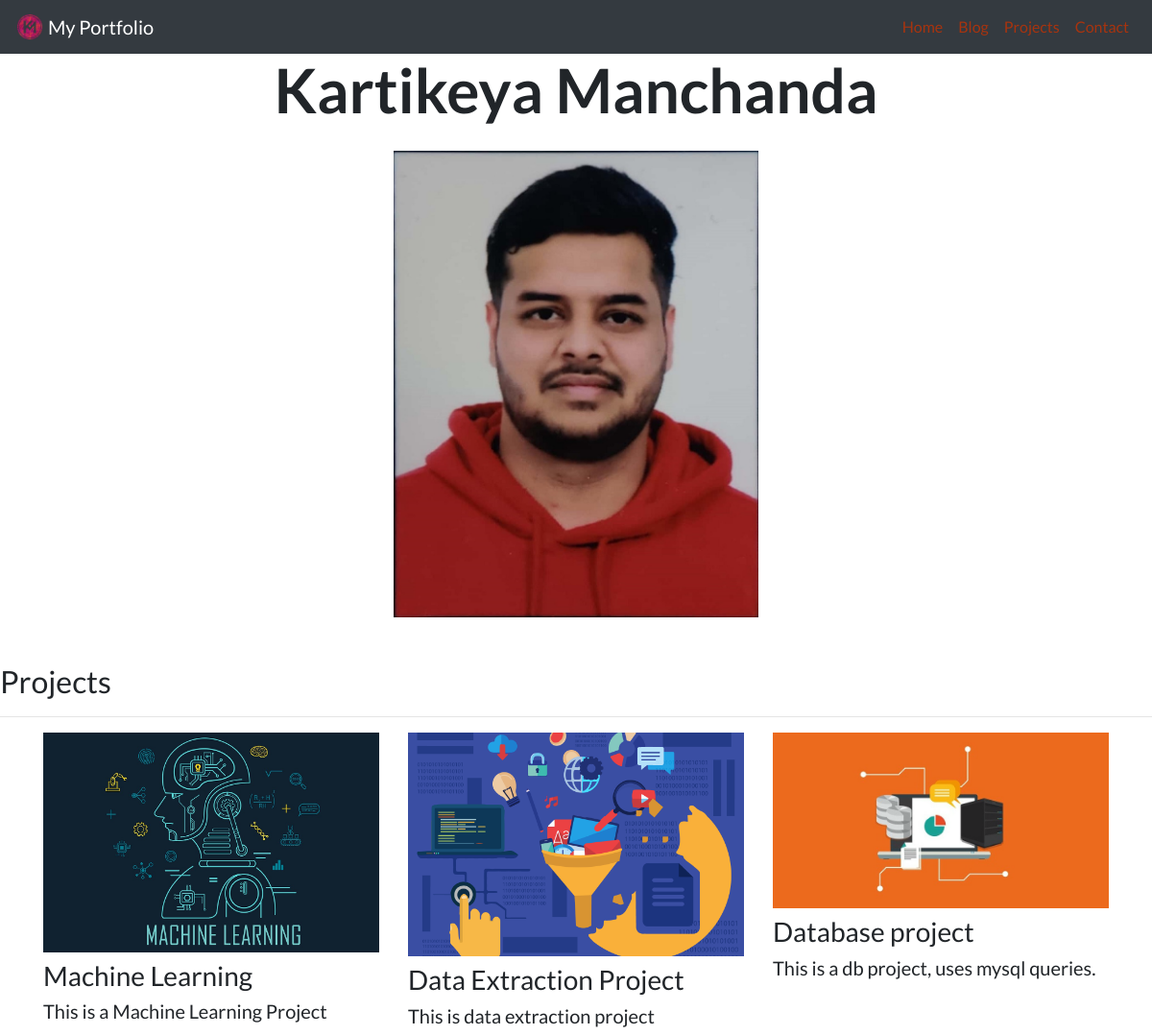
The page / on the database its author committed.
### portfolio/models.py (models this page shows, shortened)
class Project(models.Model):
     title = models.CharField(max_length = 50)
     description = models.CharField(max_length = 500)
     image = models.ImageField(upload_to='portfolio/images/')
     url = models.URLField(blank=True)

### portfolio/views.py (the view)
# urls.py: 2. Add a URL to urlpatterns:  path('', views.home, name='home')
def home(request):
    projects = Project.objects.all()
    return render(request,'portfolio/home.html', {'projects' : projects})

### portfolio/templates/portfolio/home.html
{% extends "base.html" %}
{% load static %}
{% block content %}
<div class="row justify-content-center mb-3">
  <div class="col-md-9 text-center">
    <h1 id="hometext" class="font-weight-bold">Kartikeya Manchanda</h1>
  </div>
</div>
<div class="row justify-content-center my-3">
  <div class="col-4">
    <img src="{% static 'portfolio/kartikeya.jpg' %}" class="img-fluid">
  </div>
</div>
<h2 class="mt-5">Projects</h2>
<hr>
<div class="container">
	<div class="row">
	{% for project in projects %}
		<div class="col-lg-4 col-md-6 col-sm-12 ">
			{% if project.url %}
				<a href="{{project.url}}">
				<img src="{{ project.image.url }}" class="img-fluid mb-2"> </img>
				</a>
			{% else %}
				<img src="{{ project.image.url }}" class="img-fluid mb-2"> </img>
			{% endif %}
			<h3>{{project.title}} </h3>
			<h5>{{project.description}} </h5>
		</div>
	{% endfor %}
	</div>
</div>
{% endblock %}

### portfolio/templates/base.html (shortened to what this page needs)
{% load static %}
<!doctype html>
<html lang="en">
  <head>
    <link rel="stylesheet" href="https://stackpath.bootstrapcdn.com/bootstrap/4.4.1/css/bootstrap.min.css">
    <link href="{% static 'portfolio/basic.css' %}" rel="stylesheet">
  </head>
  <body>
      <nav id="topNav" class="navbar navbar-expand-lg navbar-dark bg-dark sticky-top">
      <a class="navbar-brand" href="{% url 'home' %}">
      <img src="{% static 'portfolio/km.png' %}" width="30" height="30" class="d-inline-block align-top" alt="">
      <span>My Portfolio</span>
      </a>
      <div class="collapse navbar-collapse text-center" id="navbarNav">
        <ul class="navbar-nav ml-auto">
          <li class="nav-item active">
            <a class="nav-link" href="{% url 'home' %}">Home <span class="sr-only">(current)</span></a>
          </li>
          <li class="nav-item">
            <a class="nav-link" href="{% url 'blog:all_blogs' %}">Blog</a>
          </li>
          <li class="nav-item">
            <a class="nav-link" href="{% url 'home' %}#projects">Projects</a>
          </li>
          <li class="nav-item">
            <a class="nav-link " href="#" tabindex="-1" >Contact</a>
          </li>
        </ul>
      </div>
    </nav>
    {% block content %} {% endblock %}
  </body>
</html>

### portfolio/static/portfolio/basic.css (style rules this page uses)
.navbar-nav .nav-link { color: rgba(200,50,0,0.78) !important; }
body { font-family: 'Lato', sans-serif; }
@media (min-width: 992px) { #hometext { font-size: 4rem; } }

### rows shown on the page
Project: image (picture), title "Machine Learning", description "This is a Machine Learning Project"
Project: image (picture), title "Data Extraction Project", description "This is data extraction project"
Project: image (picture), title "Database project", description "This is a db project, uses mysql queries."
